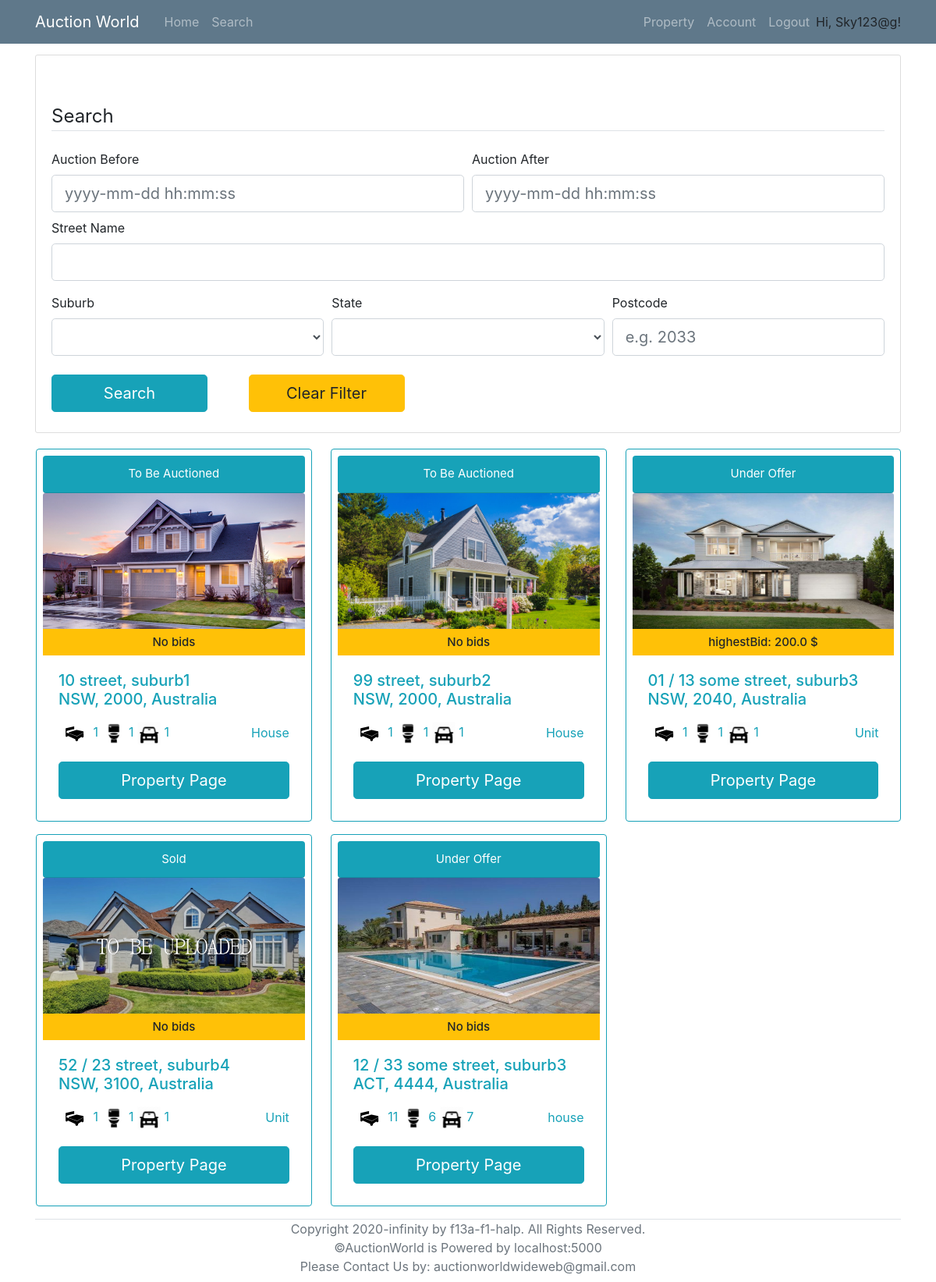
Screenshot of /search (signed in) with the database file from the repository.
### models.py (models this page shows, shortened)
class User(UserMixin, db.Model):
    __tablename__ = 'User'
    id = db.Column(db.Integer, primary_key = True)
    login_name = db.Column(db.String(collation='NOCASE') ,unique=True, nullable=False)
    email = db.Column(db.String, unique=True, nullable=False)
    password_hash = db.Column(db.String, nullable=False)
    address = db.Column(db.String(1000), nullable=False)
    date_of_birth = db.Column(db.DateTime, nullable=False)
    phone_number = db.Column(db.String,unique=True, nullable=False)
    id_confirmation = db.Column(db.String(100), nullable=True)
    auctionId = db.relationship('AuctionDetails', backref='seller', lazy='dynamic')
    properties = db.relationship('Property', backref='sellerID', lazy='dynamic')
    cards = db.relationship('BankDetails', backref='user', lazy='dynamic')
    registeredProperties = db.relationship('Property',secondary=lambda: RegisteredAssociation.__table__, backref="RegisteredBidders")

class Property(db.Model):
    __tablename__ = 'Property'
    id = db.Column(db.Integer, primary_key = True)
    property_type = db.Column(db.String)
    add_unit = db.Column(db.String(100))
    add_num = db.Column(db.String(100))
    add_name = db.Column(db.String(100))
    add_suburb = db.Column(db.String(100))
    add_state = db.Column(db.String(3))
    add_pc = db.Column(db.String(4))
    num_bedrooms = db.Column(db.Integer)
    num_parking = db.Column(db.Integer)
    num_bathrooms = db.Column(db.Integer)
    parking_features = db.Column(db.String)
    building_size = db.Column(db.Integer)
    land_size = db.Column(db.Integer)
    inspection_date = db.Column(db.DateTime)
    description = db.Column(db.String(2000))
    year_built = db.Column(db.Integer)
    status = db.Column(db.String)
    seller = db.Column(db.Integer, db.ForeignKey('User.id'))
    auctionId = db.relationship('AuctionDetails', backref='Property', uselist=False)
    photo_collection = db.relationship('Photos', backref='Property', lazy='dynamic')
    registeredBidders = db.relationship('User',secondary=lambda: RegisteredAssociation.__table__, backref="RegisteredProperties")

class Photos(db.Model):
    __tablename__ = 'Photos'
    id = db.Column(db.Integer, primary_key = True)
    photo = db.Column(db.String)
    property_id = db.Column(db.Integer, db.ForeignKey('Property.id'))

### routes.py (the view, shortened to what this page needs)
@app.route('/search', methods=['POST','GET'])
@login_required
def search():
    form=searchForm()
    available_suburbs=db.session.query(Property.add_suburb).distinct(Property.add_suburb)
    available_states=db.session.query(Property.add_state).distinct(Property.add_state)
    form.suburb.choices=[("")]+[(i.add_suburb) for i in available_suburbs]
    form.state.choices=[("")]+[(i.add_state) for i in available_states]
    full_list = db.session.query(Property,AuctionDetails,func.max(Bid.Amount).label('highestBid'))\
                        .outerjoin(AuctionDetails, AuctionDetails.PropertyID==Property.id)\
                        .outerjoin(Bid, Bid.AuctionID == AuctionDetails.id)\
                        .group_by(Property.id)
    property_Id=[]
    return render_template('search.html', title='search', form=form, properties=full_list)

### forms.py
class searchForm(FlaskForm):
    auction_before =  DateTimeField('Auction Before', format='%Y-%m-%d %H:%M:%S',validators=[Optional()])
    auction_after = DateTimeField('Auction After', format='%Y-%m-%d %H:%M:%S',validators=[Optional()])
    suburb = SelectField('Suburb', validators=[Optional()])
    state = SelectField('State', validators=[Optional()])
    street = StringField('Street Name',validators=[Optional()])
    postcode = StringField('Postcode', validators=[Optional()])
    submit = SubmitField('Search')
    clear = SubmitField('Clear Filter')

### models.py (called while the page is built)
@login_manager.user_loader
def load_user(id):
    return User.query.get(id)

### templates/search.html (shortened to what this page needs)
{% extends "base.html" %}
{% block content %}
	<div class="content-section">
		<form action="" method= "POST" style="margin-top: 50px;" novalidate>
			<fieldset class="form-group">
				<legend class="border-bottom mb-4">Search</legend>
				<div class="form-row">
					<div class="col">
						{{ form.auction_before.label }}<br>
						{% if form.auction_before.errors %}
							{{ form.auction_before(class="form-control form-control-lg is-invalid") }}
							<div class="invalid-feedback">
								{% for error in form.auction_before.errors %}
									<span>{{ error }}</span>
								{% endfor %}
							</div>
						{% else %}
							{{ form.auction_before(class="form-control form-control-lg", placeholder="yyyy-mm-dd hh:mm:ss") }}
						{% endif %}
					</div>
					<div class="col">
						{{ form.auction_after.label }}<br>
						{% if form.auction_after.errors %}
							{{ form.auction_after(class="form-control form-control-lg is-invalid") }}
							<div class="invalid-feedback">
								{% for error in form.auction_after.errors %}
									<span>{{ error }}</span>
								{% endfor %}
							</div>
						{% else %}
							{{ form.auction_after(class="form-control form-control-lg", placeholder="yyyy-mm-dd hh:mm:ss") }}
						{% endif %}
					</div>
				</div>
				<div class="form-group mt-2">
					{{ form.street.label }}<br>
					{% if form.street.errors %}
						{{ form.street(class="form-control form-control-lg is-invalid") }}
						<div class="invalid-feedback">
							{% for error in form.street.errors %}
								<span>{{ error }}</span>
							{% endfor %}
						</div>
					{% else %}
						{{ form.street(class="form-control form-control-lg") }}
					{% endif %}
				</div>
				<div class="form-row">
					<div class="col">
					{{ form.suburb.label }}<br>
					{% if form.suburb.errors %}
						{{ form.suburb(class="form-control form-control-lg is-invalid") }}
						<div class="invalid-feedback">
							{% for error in form.suburb.errors %}
								<span>{{ error }}</span>
							{% endfor %}
						</div>
					{% else %}
						{{ form.suburb(class="form-control form-control-lg") }}
					{% endif %}
					</div>
					<div class="col">
					{{ form.state.label }}<br>
					{% if form.state.errors %}
						{{ form.state(class="form-control form-control-lg is-invalid") }}
						<div class="invalid-feedback">
							{% for error in form.state.errors %}
								<span>{{ error }}</span>
							{% endfor %}
						</div>
					{% else %}
						{{ form.state(class="form-control form-control-lg") }}
					{% endif %}
					</div>
					<div class="col">
					{{ form.postcode.label }}<br>
					{% if form.postcode.errors %}
						{{ form.postcode(class="form-control form-control-lg is-invalid") }}
						<div class="invalid-feedback">
							{% for error in form.postcode.errors %}
								<span>{{ error }}</span>
							{% endfor %}
						</div>
					{% else %}
						{{ form.postcode(class="form-control form-control-lg", placeholder="e.g. 2033") }}
					{% endif %}
					</div>
				</div>
				<div class="form-group mt-4 mb-0">
					{{ form.submit(class="btn btn-info btn-lg mr-5" ,style="width:200px") }}
					{{ form.clear (class="btn btn-warning btn-lg",style="width:200px") }}
				</div>
			</fieldset>
		</form>
	</div>
	<div class="row col-xl-15">
		{% if properties.count() == 0 %}
			<div style="width:100%; text-align: center; margin-bottom: 100px;">
				<h1 class="text-info">No results found.</h1>
			</div>
		{% else %}
			{% for (p,a,b) in properties %}
				<div class="card border-info p-2 col-md-3.8 ml-3 mr-2 mb-3">
					<div class="card-header rounded text-center bg-info text-white" style="font-size: 15px;">
						{% if p.status == "auction" %}
							To Be Auctioned
						{% elif p.status == "sold" %}
							Sold
						{% else %}
							Under Offer
						{% endif %}
					</div>
					{% if not p.photo_collection.all() %}
						<img class="card-img-top" src="/static/propertyImage/Sample.jpg" alt="Card image cap" style="width:335.81px; height: 180px;" >
					{% else %}
						<img class="card-img-top" src="/static/propertyImage/{{p.photo_collection.first().photo}}" alt="Card image cap" style="width:335.81px; height: 180px;" >
					{% endif %}
					<h6 class="card-subtitle pt-2 pb-2 text-center bg-warning" style="font-size: 15px;">
                        {% if b:%}
                            highestBid: {{b}} $
                        {% else %}
                            No bids
                        {% endif%}
                    </h6>
					<div class="card-body text-info">
						<h4 class="card-title" style="font-size: 20px;">
							{% if p.add_unit %}
								{{p.add_unit}} /
							{% endif %}
							{{p.add_num}} {{p.add_name}}, {{p.add_suburb}} <br> {{p.add_state}}, {{p.add_pc}}, Australia
						</h4>
						<p class="card-text">
							<span><img src="/static/icons/bedicon.png" alt="Card image cap" style="width:40px; height: 40px;"> {{p.num_bedrooms}}</span>
							<span><img src="/static/icons/restroom.png" alt="Card image cap" style="width:30px; height: 30px;"> {{p.num_bathrooms}}</span>
							<span><img src="/static/icons/car.png" alt="Card image cap" style="width:30px; height: 30px;"> {{p.num_parking}}</span>
							<span style="float: right; margin-top: 7px;">{{p.property_type}}</span>
						</p>
						<a href={{ url_for("viewProperty", property_id=p.id) }} class="btn btn-info btn-lg" style="width: 100%;">Property Page</a>
					</div>
				</div>
			{% endfor %}
		{% endif %}
	</div>
</div>
{% endblock %}

### templates/base.html (shortened to what this page needs)
<!DOCTYPE html>
<html lang="en">
<head>
    <link rel="stylesheet" type="text/css" href="../static/css/main.css">
    <link rel="stylesheet" href="https://maxcdn.bootstrapcdn.com/bootstrap/4.0.0/css/bootstrap.min.css">
</head>
<body>
    <header class="site-header">
        <nav class="navbar navbar-expand-md navbar-dark bg-steel fixed-top">
          <div class="container">
            <a class="navbar-brand mr-4" href="/" >Auction World</a>
            <div class="collapse navbar-collapse" id="navbarToggle">
              <div class="navbar-nav mr-auto">
                <a class="nav-item nav-link" href="{{ url_for('home') }}">Home</a>
                <a class="nav-item nav-link" href="/search">Search</a>
              </div>
              <div class="navbar-nav">
                {% if current_user.is_authenticated %}
                  <a class="nav-item nav-link" href="/property">Property</a>
                  <a class="nav-item nav-link" href={{ url_for("account", user_id=current_user.id) }}>Account</a>
                  <a class="nav-item nav-link" href="/logout">Logout</a>
                  <p style="margin-top: 8px; margin-bottom: 0px;">Hi, {{ current_user.login_name }}!</p>
                {% endif %}
              </div>
            </div>
          </div>
        </nav>
      </header>
      <main role="main" class="container" style="margin-top: 70px;">
        <div class="row">
          <div class="col-md-12">
            {% block content %}{% endblock %}
          </div>
        <div class="border-top relative-bottom text-center text-muted mb-2" >
          Copyright 2020-infinity by f13a-f1-halp. All Rights Reserved. <br>
          ©AuctionWorld is Powered by localhost:5000 <br>
          Please Contact Us by: auctionworldwideweb@gmail.com
        </div>
      </main>
</body>
</html>

### static/css/main.css (style rules this page uses)
body { background: #fafafa; color: #333333; margin-top: 5rem; }
h1, h2, h3, h4, h5, h6 { color: #444444; }
.bg-steel { background-color: #5f788a; }
.site-header .navbar-nav .nav-link { color: #cbd5db; }
.content-section { background: #ffffff; padding: 10px 20px; border: 1px solid #dddddd; border-radius: 3px; margin-bottom: 20px; }

### rows the page displays
User: login_name "Sky123@g"
Property: status "To Be Auctioned", photo_collection.first (picture), shows "No bids", add_num "10", add_name "street", add_suburb "suburb1", add_state "NSW", add_pc "2000", num_bedrooms "1", num_bathrooms "1", num_parking "1", property_type "House"
Property: status "To Be Auctioned", photo_collection.first (picture), shows "No bids", add_num "99", add_name "street", add_suburb "suburb2", add_state "NSW", add_pc "2000", num_bedrooms "1", num_bathrooms "1", num_parking "1", property_type "House"
Property: status "Under Offer", photo_collection.first (picture), b "200.0", add_unit "01", add_num "13", add_name "some street", add_suburb "suburb3", add_state "NSW", add_pc "2040", num_bedrooms "1", num_bathrooms "1", num_parking "1", property_type "Unit"
Property: status "Sold", shows "No bids", add_unit "52", add_num "23", add_name "street", add_suburb "suburb4", add_state "NSW", add_pc "3100", num_bedrooms "1", num_bathrooms "1", num_parking "1", property_type "Unit"
Property: status "Under Offer", photo_collection.first (picture), shows "No bids", add_unit "12", add_num "33", add_name "some street", add_suburb "suburb3", add_state "ACT", add_pc "4444", num_bedrooms "11", num_bathrooms "6", num_parking "7", property_type "house"
